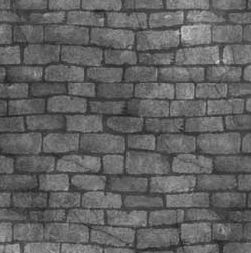
#> input picture HW3/Q2/wall.jpg, 251 x 253 px
$ jupyter execute Q2.ipynb
#> lines starting #> are read from the running program, lines starting #| are printed output that depends on the picture; after the words box and inside, x2 and y2 are one past the last pixel; in counts of white or black regions, pixels touching at a corner belong together
# Importing Libraries

[cell 1]
import numpy as np
import matplotlib.pyplot as plt
import imageio as iio

# Reading Image

[cell 2]
img = iio.imread('wall.jpg')
#> img is the input picture: shape (253, 251, 3); min 32, max 214, mean 97.7

def show_image(img, title='', save=False, name=''):
    '''
    a function for showing images
    '''
    plt.figure()
    plt.imshow(img)
    plt.xticks([])
    plt.yticks([])
    plt.title(title)
    if save:
        plt.savefig(name)
    plt.show()

show_image(img)

# Fourier Transform of Image

[cell 3]
f = np.fft.fftshift(np.fft.fftn(img, axes=(0,1)))

def scale(a):
    '''
    a function for scaling images into [0...255]
    '''
    return np.uint8((a-np.min(a))/(np.max(a)-np.min(a)) * 255)
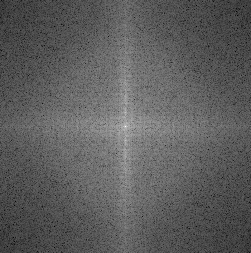
#> returned value: shape (253, 251, 3); min 0, max 255, mean 93.1

show_image(scale(20*np.log10(np.abs(f))))

# Ideal Lowpass Filter

[cell 4]
def ideal_filter(img, r):
    '''
    a function for creating ideal filter with lentgh (r)
    '''
#> called with r = 40
    x, y = img.shape[0], img.shape[1]
#> x = 253; y = 251
    filt = np.zeros(img.shape)
    for k in range(img.shape[2]):
        filt[x//2-r//2:x//2+r//2, y//2-r//2:y//2+r//2, k] = 1
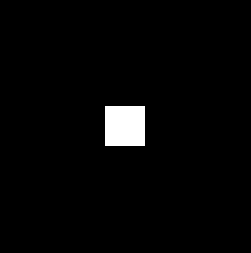
#> filt: shape (253, 251, 3) float64; values 0 (black) and 1 (white), 2.5% white; 1 white region, box (x1, y1, x2, y2) and area: (105, 106, 145, 146) 1600
    return filt

new_img = scale(np.fft.ifftn(np.fft.ifftshift(ideal_filter(img, 40)*f), axes=(0,1)).real)
show_image(new_img)

# Ideal Highpass Filter

[cell 5]
new_img = scale(np.fft.ifftn(np.fft.ifftshift((1-ideal_filter(img, 40))*f), axes=(0,1)).real)
#> in scale (call 3), `return np.uint8((a-np.min(a))/(np.max(a)-np.min(a)) * 255)`:
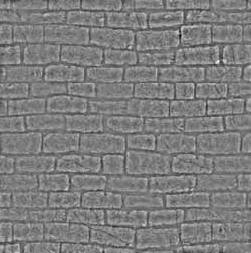
#> returned value: shape (253, 251, 3); min 0, max 255, mean 125.6
show_image(new_img)

# Gaussian Filter

[cell 6]
def gaussian_filter(img, sigma):
#> called with sigma = 10
    x, y = img.shape[0], img.shape[1]
#> x = 253; y = 251
    i = np.linspace(0, x, x) - x//2
#> i = 253 values from -126 to 127
    j = np.linspace(0, y, y) - y//2
#> j = 251 values from -125 to 126
    g1 = np.exp(-i**2/(2*sigma**2))
    g2 = np.exp(-j**2/(2*sigma**2))
    filt = np.zeros(img.shape)
    for k in range(img.shape[2]):
        filt[:,:,k] = np.outer(g1, g2).copy()
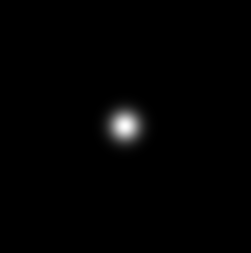
#> filt: shape (253, 251, 3) float64; min 3.18e-70, max 0.998, mean 0.00982
    return filt

new_img = scale(np.fft.ifftn(np.fft.ifftshift(gaussian_filter(img, 10)*f), axes=(0,1)).real)
#> in scale (call 4), `return np.uint8((a-np.min(a))/(np.max(a)-np.min(a)) * 255)`:
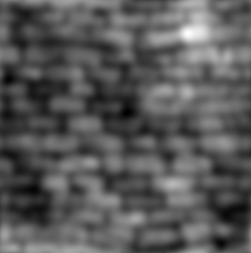
#> returned value: shape (253, 251, 3); min 0, max 255, mean 88.9
show_image(new_img, title='gussian lowpass filter')
new_img = scale(np.fft.ifftn(np.fft.ifftshift((1-gaussian_filter(img, 10))*f), axes=(0,1)).real)
#> in scale (call 5), `return np.uint8((a-np.min(a))/(np.max(a)-np.min(a)) * 255)`:
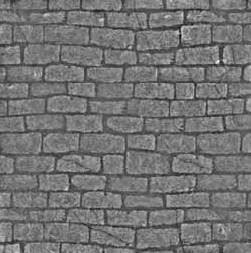
#> returned value: shape (253, 251, 3); min 0, max 255, mean 115.6
show_image(new_img, title='gussian highpass filter')

# Laplassian Filter

[cell 7]
def laplassian_filter(img):
    x, y = img.shape[0], img.shape[1]
#> x = 253; y = 251
    filt = np.zeros(img.shape)
    for k in range(img.shape[2]):
        for i in range(x):
            for j in range(y):
                filt[i,j,k] = -4*np.pi**2*((i-x//2)**2+(j-y//2)**2)
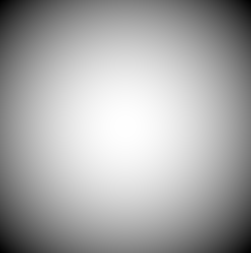
#> filt: shape (253, 251, 3) float64; min -1243609.6, max 0, mean -417839.6; drawn with min black and max white
    return 1-filt/np.min(filt)

new_img = scale(np.fft.ifftn(np.fft.ifftshift(laplassian_filter(img)*f), axes=(0,1)).real)
#> in scale (call 6), `return np.uint8((a-np.min(a))/(np.max(a)-np.min(a)) * 255)`:
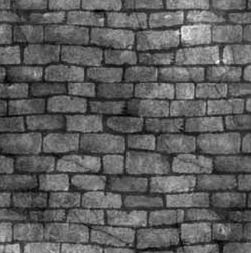
#> returned value: shape (253, 251, 3); min 0, max 255, mean 93.6
show_image(new_img, title='laplassian lowpass filter')
new_img = scale(np.fft.ifftn(np.fft.ifftshift((1-laplassian_filter(img))*f), axes=(0,1)).real)
#> in scale (call 7), `return np.uint8((a-np.min(a))/(np.max(a)-np.min(a)) * 255)`:
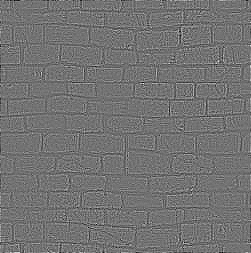
#> returned value: shape (253, 251, 3); min 0, max 255, mean 114.7
show_image(new_img, title='laplassian highpass filter')

# Butterworth Filter

[cell 8]
def butterworth_filter(img, w0, N):
#> called with w0 = 15, N = 4
    x, y = img.shape[0], img.shape[1]
#> x = 253; y = 251
    filt = np.zeros(img.shape)
    for k in range(img.shape[2]):
        for i in range(x):
            for j in range(y):
                filt[i,j,k] = 1/(1+((i-x//2)**(2*N)+(j-y//2)**(2*N))/w0**(2*N))
    return filt/np.max(filt)

w0 = 15 # center frequency of filter
N = 4 # order of filter

new_img = scale(np.fft.ifftn(np.fft.ifftshift(butterworth_filter(img, w0, N)*f), axes=(0,1)).real)
#> in scale (call 8), `return np.uint8((a-np.min(a))/(np.max(a)-np.min(a)) * 255)`:
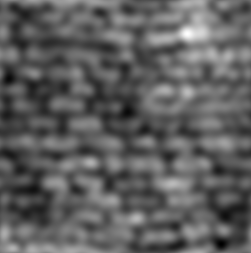
#> returned value: shape (253, 251, 3); min 0, max 255, mean 94.9
show_image(new_img, title='butterworth lowpass filter')
new_img = scale(np.fft.ifftn(np.fft.ifftshift((1-butterworth_filter(img, w0, N))*f), axes=(0,1)).real)
show_image(new_img, title='butterworth highpass filter')
